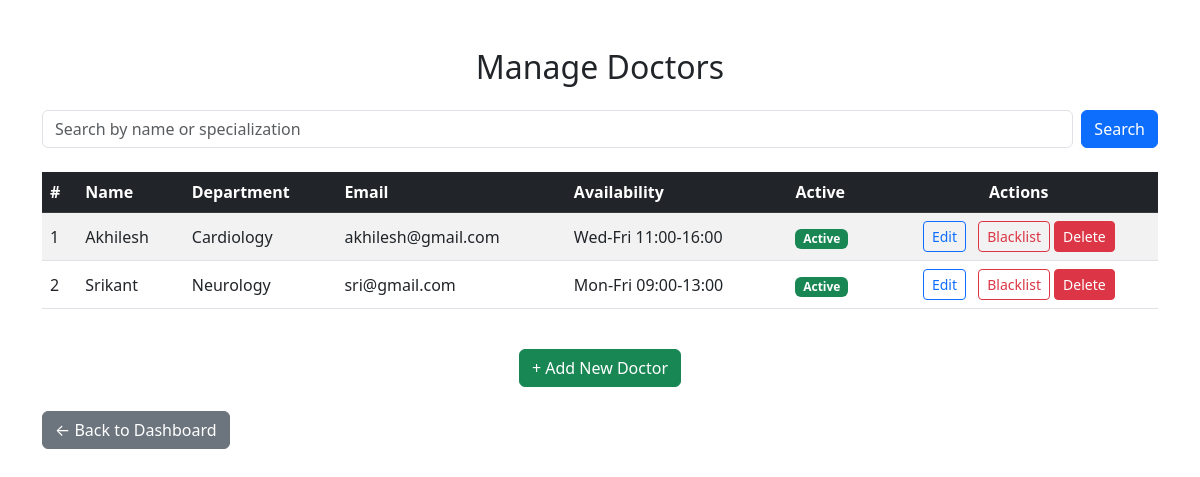
/admin/doctors (signed in), run on an earlier commit of the app's database.
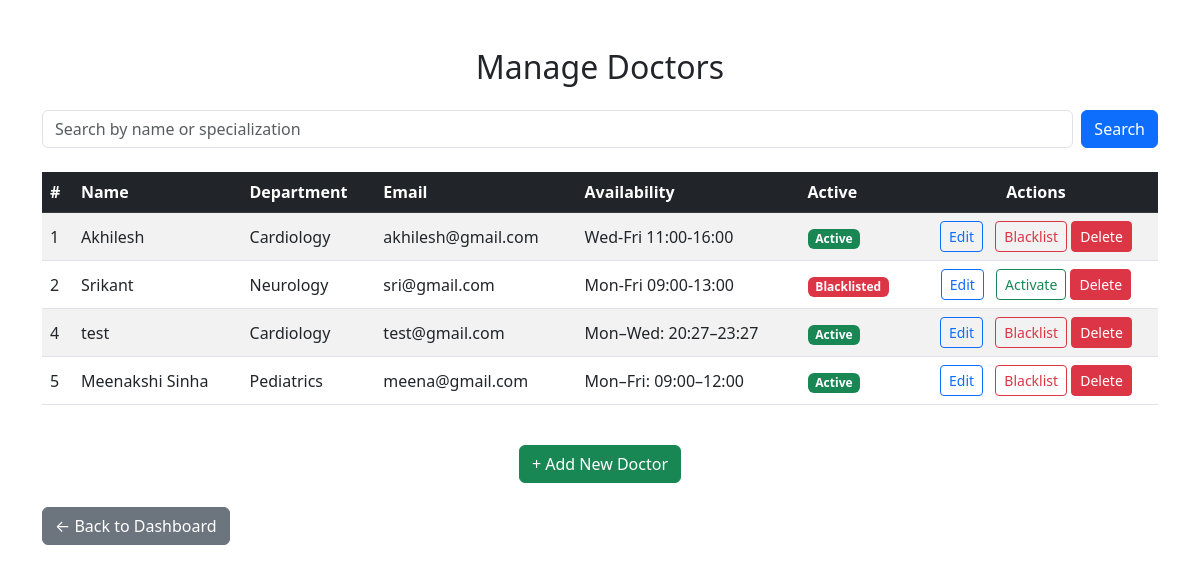
And on a later commit of the database.
### models.py (models this page shows, shortened)
class Doctor(db.Model):
    id = db.Column(db.Integer, primary_key=True)
    name = db.Column(db.String(100), nullable=False, index=True)
    specialization_id = db.Column(db.Integer, db.ForeignKey('department.id'), nullable=False)
    availability = db.Column(db.String(500), nullable=True)
    email = db.Column(db.String(100), unique=True, nullable=False, index=True)
    password = db.Column(db.String(200), nullable=False)
    contact = db.Column(db.String(20), nullable=True)
    is_active = db.Column(db.Boolean, default=True, nullable=False)   # blacklist / soft-delete
    created_at = db.Column(db.DateTime, default=datetime.utcnow)
    appointments = db.relationship('Appointment', backref='doctor', lazy=True)
    avail_slots = db.relationship('DoctorAvailability', backref='doctor', lazy=True, cascade="all, delete-orphan")

class Department(db.Model):
    id = db.Column(db.Integer, primary_key=True)
    name = db.Column(db.String(100), unique=True, nullable=False, index=True)
    description = db.Column(db.Text, nullable=True)
    created_at = db.Column(db.DateTime, default=datetime.utcnow)
    doctors = db.relationship('Doctor', backref='department', lazy=True)

### app.py (the view)
@app.route('/admin/doctors')
@admin_required
def admin_doctors():
    q = request.args.get('q')
    if q:
        doctors = Doctor.query.join(Department).filter(
            db.or_(Doctor.name.ilike(f'%{q}%'),
                   Department.name.ilike(f'%{q}%'))
        ).all()
    else:
        doctors = Doctor.query.all()
    return render_template('admin_doctors.html', doctors=doctors)

### app.py (called while the page is built)
def admin_required(func):
    from functools import wraps
    @wraps(func)
    def wrapper(*args, **kwargs):
        if session.get('role') != 'admin':
            flash("Admin login required", "warning")
            return redirect(url_for('login'))
        return func(*args, **kwargs)
    return wrapper

### templates/admin_doctors.html (shortened to what this page needs)
<!DOCTYPE html>
<html>
<head>
  <link href="https://cdn.jsdelivr.net/npm/bootstrap@5.3.0/dist/css/bootstrap.min.css" rel="stylesheet">
</head>
<body class="container mt-5">
  <h2 class="text-center mb-4">Manage Doctors</h2>
  <form method="get" action="{{ url_for('admin_doctors') }}" class="d-flex mb-4">
    <input type="text" name="q" class="form-control me-2" placeholder="Search by name or specialization" value="{{ request.args.get('q', '') }}">
    <button class="btn btn-primary">Search</button>
  </form>
  <div class="table-responsive">
    <table class="table table-striped table-hover align-middle">
      <thead class="table-dark">
        <tr>
          <th>#</th>
          <th>Name</th>
          <th>Department</th>
          <th>Email</th>
          <th>Availability</th>
          <th>Active</th>
          <th class="text-center">Actions</th>
        </tr>
      </thead>
      <tbody>
        {% for d in doctors %}
        <tr>
          <td>{{ d.id }}</td>
          <td>{{ d.name }}</td>
          <td>{{ d.department.name if d.department else '—' }}</td>
          <td>{{ d.email }}</td>
          <td>{{ d.availability or 'Not Set' }}</td>
          <td>
            {% if d.is_active %}
              <span class="badge bg-success">Active</span>
            {% else %}
              <span class="badge bg-danger">Blacklisted</span>
            {% endif %}
          </td>
          <td class="text-center">
            <a href="{{ url_for('admin_edit_doctor', doctor_id=d.id) }}" class="btn btn-sm btn-outline-primary me-2">Edit</a>
            <a href="{{ url_for('admin_toggle_doctor', doctor_id=d.id) }}"
               class="btn btn-sm {% if d.is_active %}btn-outline-danger{% else %}btn-outline-success{% endif %}">
              {% if d.is_active %}Blacklist{% else %}Activate{% endif %}
            </a>
            <form method="POST"
                action="{{ url_for('admin_delete_doctor', doctor_id=d.id) }}"
                style="display:inline;"
                onsubmit="return confirm('Are you sure you want to delete this doctor permanently?');">
                <button type="submit" class="btn btn-sm btn-danger">Delete</button>
            </form>
          </td>
        </tr>
        {% else %}
        <tr>
          <td colspan="7" class="text-center text-muted py-4">No doctors found.</td>
        </tr>
        {% endfor %}
      </tbody>
    </table>
  </div>
  <div class="text-center mt-4">
    <a href="{{ url_for('admin_add_doctor') }}" class="btn btn-success">+ Add New Doctor</a>
  </div>
  <div class="d-flex justify-content-between mt-4">
    <a href="{{ url_for('admin_dashboard') }}" class="btn btn-secondary">
      ← Back to Dashboard
    </a>
  </div>
</body>
</html>

What changed in the data, as far as the page shows it:
changed Doctor "Srikant": is_active "Active Blacklist" → "Blacklisted Activate"
added Doctor: id "4", name "test", department "Cardiology", email "test@gmail.com", availability "Mon–Wed: 20:27–23:27", is_active "Active"
added Doctor: id "5", name "Meenakshi Sinha", department "Pediatrics", email "meena@gmail.com", availability "Mon–Fri: 09:00–12:00", is_active "Active"
